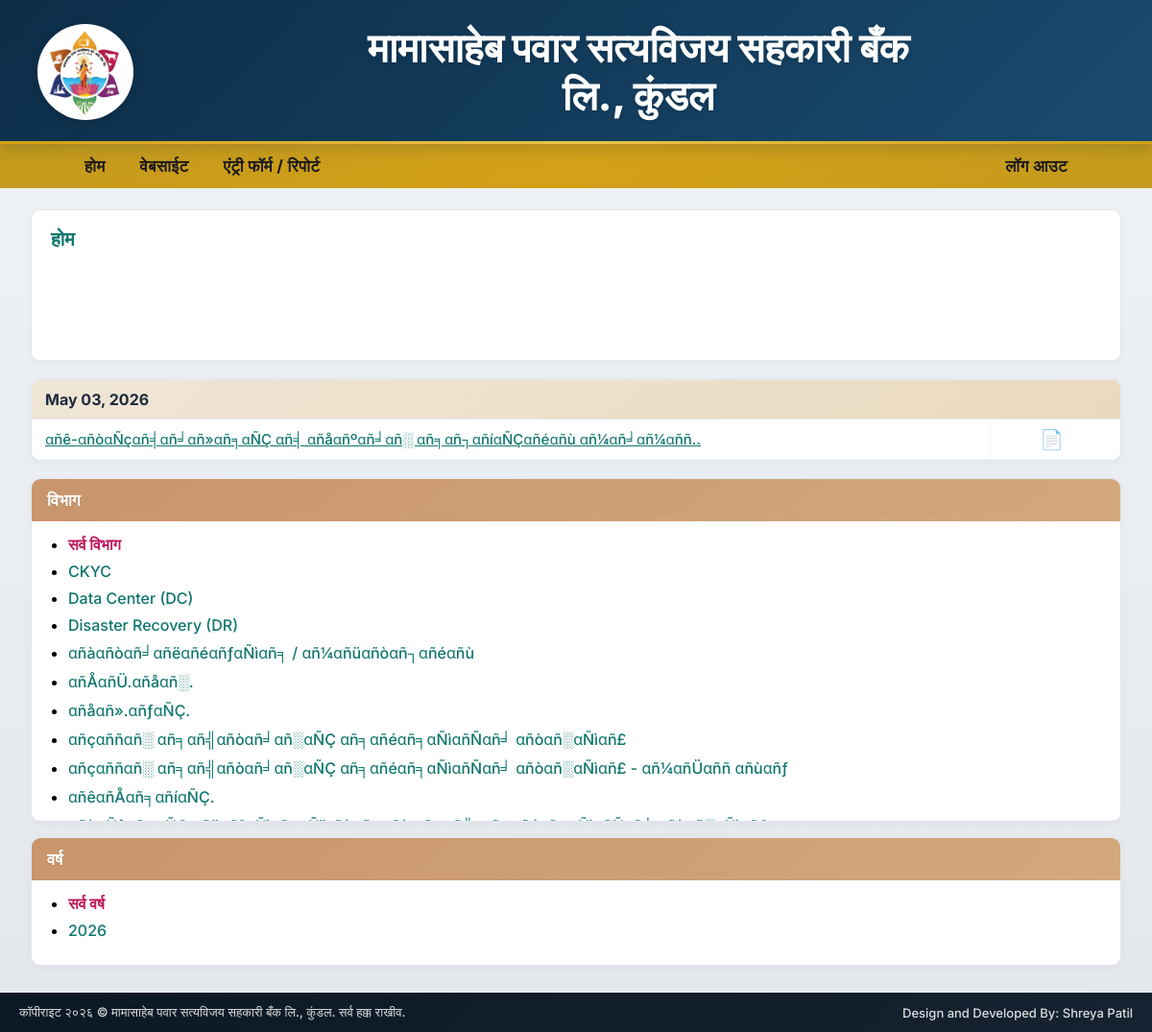
Page /portal-circulars.php (signed in) on the committed database.
### tables this page shows
CREATE TABLE `circulars` (
  `id` int(11) NOT NULL AUTO_INCREMENT,
  `circular_no` varchar(100) NOT NULL,
  `title` text NOT NULL,
  `department` varchar(255) NOT NULL,
  `description` text DEFAULT NULL,
  `file_name` varchar(255) DEFAULT NULL,
  `original_file_name` varchar(255) DEFAULT NULL,
  `publish_date` date NOT NULL,
  `created_by` int(11) DEFAULT NULL,
  `is_active` tinyint(1) NOT NULL DEFAULT 1,
  `created_at` datetime NOT NULL DEFAULT current_timestamp(),
  PRIMARY KEY (`id`)
);

CREATE TABLE `departments` (
  `id` int(11) NOT NULL AUTO_INCREMENT,
  `department_name` varchar(255) NOT NULL,
  `is_active` tinyint(1) NOT NULL DEFAULT 1,
  PRIMARY KEY (`id`)
);

### portal-circulars.php (the view, shortened to what this page needs)
<?php
include_once('./includes/config.php');
$dept = isset($_GET['dept']) ? trim($_GET['dept']) : 'all';
$year = isset($_GET['year']) ? trim($_GET['year']) : 'all';
$deptQuery = mysqli_query($con, "SELECT department_name FROM departments WHERE is_active=1 ORDER BY department_name ASC");
$yearQuery = mysqli_query($con, "SELECT DISTINCT YEAR(publish_date) AS yr FROM circulars WHERE is_active=1 ORDER BY yr DESC");
$sql = "SELECT id, title, file_name, department, publish_date
        FROM circulars
        WHERE is_active=1";
$sql .= " ORDER BY publish_date DESC, id DESC";
$stmt = mysqli_prepare($con, $sql);
mysqli_stmt_execute($stmt);
$result = mysqli_stmt_get_result($stmt);
function formatDisplayDate($date) {
    return date('M d, Y', strtotime($date));
}
function buildFilterLink($dept, $year) {
    return 'portal-circulars.php?dept=' . urlencode($dept) . '&year=' . urlencode($year);
}
?>
<!DOCTYPE html>
<html lang="mr">
<head>
    <link href="./css/portal.css?v=7" rel="stylesheet" />
</head>
<body>
<div class="portal-page">
    <div class="portal-top-banner">
        <div class="portal-logo-box">
            <img src="./assets/logo.jpeg" alt="Bank Logo">
        </div>
        <div class="portal-title-box">
            <h1 class="bank-title">
                मामासाहेब पवार सत्यविजय सहकारी बँक<br>
                लि., कुंडल
            </h1>
        </div>
    </div>
    <div class="portal-menu-bar">
        <a href="web-main.php">होम</a>
        <a href="https://share.google/v0sGI322DcU2pWU9D" target="_blank">वेबसाईट</a>
        <a href="<?php echo (isset($_SESSION['role']) && $_SESSION['role'] === 'admin') ? 'manage-circulars.php' : 'entry-forms.php'; ?>">एंट्री फॉर्म / रिपोर्ट</a>
        <a href="logout.php" class="portal-menu-right">लॉग आउट</a>
    </div>
    <div class="portal-main">
        <div class="portal-circular-layout">
            <div class="portal-left-box">
                <div class="portal-simple-card">
                    <ul class="portal-left-only-nav">
                        <li><a href="web-main.php">होम</a></li>
                    </ul>
                </div>
            </div>
            <div class="portal-center-box">
                <div class="portal-circulars-main-card">
                    <?php
                    $lastDate = '';
                    if ($result && mysqli_num_rows($result) > 0) {
                        while ($row = mysqli_fetch_assoc($result)) {
                            $currentDate = $row['publish_date'];
                            if ($lastDate !== $currentDate) {
                                echo '<div class="portal-date-block">';
                                echo '<div class="portal-date-head">' . htmlspecialchars(formatDisplayDate($currentDate)) . '</div>';
                                $lastDate = $currentDate;
                            }
                            ?>
                            <div class="portal-circular-item">
                                <div class="portal-circular-item-title">
                                    <a href="./uploads/circulars/<?php echo rawurlencode($row['file_name']); ?>" target="_blank">
                                        <?php echo htmlspecialchars($row['title']); ?>
                                    </a>
                                </div>
                                <div class="portal-circular-item-file">
                                    <span class="portal-pdf-icon">📄</span>
                                </div>
                            </div>
                            <?php
                        }
                        echo '</div>';
                    } else {
                        echo '<div class="portal-no-circulars">No circulars available.</div>';
                    }
                    ?>
                </div>
            </div>
            <div class="portal-right-box">
                <div class="portal-filter-card">
                    <div class="portal-filter-title">विभाग</div>
                    <ul class="portal-filter-list">
                        <li>
                            <a href="<?php echo buildFilterLink('all', $year); ?>" class="<?php echo ($dept === 'all') ? 'active' : ''; ?>">
                                सर्व विभाग
                            </a>
                        </li>
                        <?php if ($deptQuery && mysqli_num_rows($deptQuery) > 0) { ?>
                            <?php while ($drow = mysqli_fetch_assoc($deptQuery)) { ?>
                                <li>
                                    <a href="<?php echo buildFilterLink($drow['department_name'], $year); ?>"
                                       class="<?php echo ($dept === $drow['department_name']) ? 'active' : ''; ?>">
                                        <?php echo htmlspecialchars($drow['department_name']); ?>
                                    </a>
                                </li>
                            <?php } ?>
                        <?php } ?>
                    </ul>
                </div>
                <div class="portal-filter-card">
                    <div class="portal-filter-title">वर्ष</div>
                    <ul class="portal-filter-list">
                        <li>
                            <a href="<?php echo buildFilterLink($dept, 'all'); ?>" class="<?php echo ($year === 'all') ? 'active' : ''; ?>">
                                सर्व वर्ष
                            </a>
                        </li>
                        <?php if ($yearQuery && mysqli_num_rows($yearQuery) > 0) { ?>
                            <?php while ($yrow = mysqli_fetch_assoc($yearQuery)) { ?>
                                <li>
                                    <a href="<?php echo buildFilterLink($dept, $yrow['yr']); ?>"
                                       class="<?php echo ($year == $yrow['yr']) ? 'active' : ''; ?>">
                                        <?php echo htmlspecialchars($yrow['yr']); ?>
                                    </a>
                                </li>
                            <?php } ?>
                        <?php } ?>
                    </ul>
                </div>
            </div>
        </div>
    </div>
    <div class="portal-footer">
        <div>कॉपीराइट २०२६ © मामासाहेब पवार सत्यविजय सहकारी बँक लि., कुंडल. सर्व हक्क राखीव.</div>
        <div>Design and Developed By: Shreya Patil</div>
    </div>
</div>
</body>
</html>

### css/portal.css (style rules this page uses)
html, body { margin: 0; padding: 0; font-family: 'Inter', 'Segoe UI', Arial, Helvetica, sans-serif; background: #eef1f5; -webkit-font-smoothing: antialiased; }
.portal-page { min-height: 100vh; display: flex; flex-direction: column; }
.portal-top-banner { background: linear-gradient(135deg, #0c2d48 0%, #1a4a6e 100%); min-height: 150px; display: flex; align-items: center; padding: 0 24px; position: relative; box-shadow: 0 4px 16px rgba(12, 45, 72, 0.2); }
.portal-top-banner::after { content: ''; position: absolute; bottom: 0; left: 0; right: 0; height: 3px; background: linear-gradient(90deg, #d4a017, #e8c44a, #d4a017); }
.portal-logo-box { width: 130px; display: flex; justify-content: center; align-items: center; }
.portal-logo-box img { width: 92px; height: 92px; border-radius: 50%; background: #fff; padding: 4px; object-fit: contain; box-shadow: 0 3px 12px rgba(0,0,0,0.15); }
.portal-title-box { flex: 1; text-align: center; }
.bank-title { color: #fff; font-size: 42px; font-weight: 800; line-height: 1.2; margin: 0; text-align: center; text-shadow: 0 2px 4px rgba(0,0,0,0.15); }
.portal-menu-bar { background: linear-gradient(135deg, #c49a1d 0%, #d4a017 50%, #c49a1d 100%); min-height: 46px; display: flex; align-items: center; padding: 0 70px; gap: 0; box-shadow: 0 2px 8px rgba(196, 154, 29, 0.15); }
.portal-menu-bar a { color: #1a1a1a; text-decoration: none; padding: 11px 18px; font-size: 17px; font-weight: 700; display: inline-block; transition: background 0.2s ease; letter-spacing: 0.3px; }
.portal-main { flex: 1; padding: 22px 32px 28px 32px; background: linear-gradient(180deg, #eef1f5 0%, #e4e8ed 100%); }
.portal-menu-right { margin-left: auto; font-weight: 700; }
.portal-circular-layout { display: grid; grid-template-columns: 180px 1fr 320px; gap: 18px; align-items: start; margin-top: 0; }
.portal-left-box, .portal-center-box, .portal-right-box { min-width: 0; }
.portal-simple-card, .portal-circulars-main-card, .portal-filter-card { background: #ffffff; border: 1px solid #e2e8f0; border-radius: 10px; overflow: hidden; box-shadow: 0 2px 8px rgba(0,0,0,0.04); }
.portal-left-only-nav { list-style: none; margin: 0; padding: 18px 20px; min-height: 120px; }
.portal-left-only-nav li { margin-bottom: 14px; }
.portal-left-only-nav a { color: #0f766e; text-decoration: none; font-size: 20px; font-weight: 600; transition: color 0.2s ease; }
.portal-circulars-main-card { background: #fff; }
.portal-date-block { border-top: 1px solid #e2e8f0; }
.portal-date-head { background: linear-gradient(135deg, #f0e6d6 0%, #ead9bf 100%); color: #1e293b; font-size: 16px; font-weight: 700; padding: 10px 14px; border-bottom: 1px solid #e2e8f0; }
.portal-circular-item { display: grid; grid-template-columns: 1fr 135px; min-height: 40px; border-bottom: 1px solid #f1f5f9; transition: background 0.15s ease; }
.portal-circular-item-title { background: transparent; padding: 10px 14px; border-right: 1px solid #f1f5f9; }
.portal-circular-item-title a { color: #0f766e; font-size: 15px; text-decoration: underline; line-height: 1.4; font-weight: 500; transition: color 0.2s ease; }
.portal-circular-item-file { display: flex; align-items: center; justify-content: center; gap: 8px; background: transparent; color: #475569; font-size: 14px; }
.portal-pdf-icon { font-size: 20px; color: #ef4444; }
.portal-right-box { display: flex; flex-direction: column; gap: 16px; }
.portal-filter-card { background: #fff; border: 1px solid #e2e8f0; border-radius: 10px; }
.portal-filter-title { background: linear-gradient(135deg, #c8956c 0%, #d4a87d 100%); color: #ffffff; font-size: 17px; font-weight: 700; padding: 12px 16px; text-shadow: 0 1px 2px rgba(0,0,0,0.1); }
.portal-filter-list { list-style: disc; margin: 0; padding: 14px 24px 18px 38px; max-height: 280px; overflow-y: auto; }
.portal-filter-list li { margin-bottom: 8px; }
.portal-filter-list a { color: #0f766e; font-size: 16px; text-decoration: none; font-weight: 500; transition: color 0.2s ease; }
.portal-filter-list a.active { color: #be185d; font-weight: 700; }
.portal-footer { background: linear-gradient(135deg, #0c1824 0%, #162231 100%); color: rgba(255,255,255,0.85); padding: 12px 20px; display: flex; justify-content: space-between; align-items: center; font-size: 13px; gap: 12px; flex-wrap: wrap; font-weight: 500; }
@media (max-width: 1200px) { .portal-circular-layout { grid-template-columns: 1fr; } }

### rows in the picture
circulars: publish_date "May 03, 2026", title "αñê-αñòαÑçαñ╡αñ╛αñ»αñ╕αÑÇ αñ╡ αñåαñºαñ╛αñ░ αñ╕αñ┐αñíαÑÇαñéαñù αñ¼αñ╛αñ¼αññ.."
departments: department_name "CKYC"
departments: department_name "Data Center (DC)"
departments: department_name "Disaster Recovery (DR)"
departments: department_name "αñàαñòαñ╛αñëαñéαñƒαÑìαñ╕ / αñ¼αñüαñòαñ┐αñéαñù"
departments: department_name "αñÅαñÜ.αñåαñ░."
departments: department_name "αñåαñ».αñƒαÑÇ."
departments: department_name "αñçαññαñ░ αñ╕αñ╣αñòαñ╛αñ░αÑÇ αñ╕αñéαñ╕αÑìαñÑαñ╛ αñòαñ░αÑìαñ£"
departments: department_name "αñçαññαñ░ αñ╕αñ╣αñòαñ╛αñ░αÑÇ αñ╕αñéαñ╕αÑìαñÑαñ╛ αñòαñ░αÑìαñ£ - αñ¼αñÜαññ αñùαñƒ"
departments: department_name "αñêαñÅαñ╕αñíαÑÇ."

### other values in the picture
$yrow['yr'] "2026"
